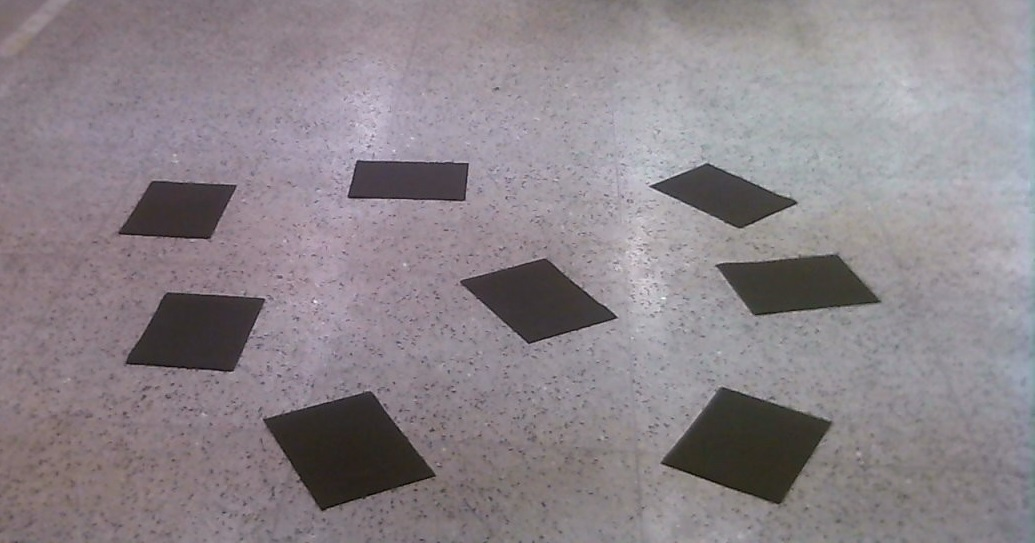
#> input picture 1.jpg, 1035 x 543 px; its folder holds only this picture in this run
$ python first.py   (Python 2 division)   (older library calls are emulated)
#> lines starting #> are read from the running program, lines starting #| are printed output that depends on the picture; after the words box and inside, x2 and y2 are one past the last pixel; in counts of white or black regions, pixels touching at a corner belong together
import cv2
import numpy as np
import copy
import glob
import math
import time
from time import sleep
import Queue as Q

class pixel(object):
    # [4 lines left out: function __init__, not called in this run]

    def __cmp__(self, other): # comparable which will return self.penalty<other.penalty
        return cmp(self.penalty, other.penalty)

images = glob.glob('*.jpg')

def penalty(ox, oy, nx, ny, penalty): #ox, oy:- old points  nx, ny :- new points
    return penalty + math.sqrt((ox-nx)*(ox-nx)+ (oy-ny)*(oy-ny))

def check_boundaries(ex, ey, nx, ny): #ex, ey :- end points of frame
    if nx > -1 and ny > -1 and nx < ex and ny < ey:
        return True
    else:
        return False

def printx(x):
    #print x
    pass

def check_obstacles(arr, ansx, ansy):
    if arr[ansx][ansy][0] == 255:
        return True
    else:
        return False

def feasible(arr, x, y):
    ex, ey, ez = arr.shape
    x = int(x)
    y = int(y)

    if check_boundaries(ex, ey, x, y):
        return not check_obstacles(arr, x, y)
    else:
        return False

# [177 lines left out: functions dist, obstacle_force, goal_force, path_planning, draw, not called in this run]


def obstacle(j, angle, cx, cy, arr):
    i = j+1
    while True:
        x = int(cx + i*math.sin(angle))
        y = int(cy + i*math.cos(angle))
        if not feasible(arr, x, y):
            break
        i += 1
    return i-j

def path(arr, sx, sy, dx, dy):
    sol = []
    rd = math.pi/8  #robot direction
    #robot size
    rx = 10
    ry = 10
    rspeed = 10   #robot speed
    mrspeed = 10  #max robot speed
    #s = 10  #safety distance
    macc = 10  #max acceleration
    maxt = 10*math.pi/180  #maximum turn
    dt = 30  #distance threshold
    k = 3   #degree of calculating potentials
    apscaling = 300000  #scaling factor for attractive potential
    rpscaling = 300000  #scaling factor for repulsive potential
    minApotential =  0.5 #minimum attractive potential
    rdiagonal = math.sqrt((rx/2)**2 + (ry/2)**2)

    ##################################
    ##################################

    ex, ey, ez = arr.shape  #boundary values

    #current position
    cx = sx
    cy = sy
    ctheta = rd #current direction
    pathfound = False

    if sx <= -1 or sy <= -1 or sx >= ex or sy >= ey:
        print ('No solution exist as source is either on obstacle or outside boundary')
        return sol

    if dx <= -1 or dy <= -1 or dx >= ex or dy >= ey:
        print('No solution exist as goal is either on obstacle or outside boundary')
        return sol

    pi = math.pi
    while not pathfound:
        #calculate distance from obstacle at front
        i = rx/2+1
        while True:
            x = int(cx + i*math.sin(ctheta))
            y = int(cy + i*math.cos(ctheta))
            if not feasible(arr, x, y):
                break
            i += 1
        #df = i-rx/2
        df = obstacle(rx/2, ctheta, cx,cy, arr)

        #calculate distance from obstacle at left
        i = ry/2+1
        while True:
            x = int(cx + i*math.sin(ctheta-pi/2))
            y = int(cy + i*math.cos(ctheta-pi/2))
            if not feasible(arr, x, y):
                break
            i += 1
        #dl = i-ry/2
        dl = obstacle(ry/2, ctheta-pi/2, cx,cy, arr)

        #calculate distance from obstacle at right
        i = ry/2+1
        while True:
            x = int(cx + i*math.sin(ctheta+pi/2))
            y = int(cy + i*math.cos(ctheta+pi/2))
            if not feasible(arr, x, y):
                break
            i += 1
        #dr = i-ry/2
        dr = obstacle(ry/2, ctheta+pi/2, cx,cy, arr)
        #calculate distance from front-right-diagonal
        i = rdiagonal+1
        while True:
            x = int(cx + i*math.sin(ctheta+pi/4))
            y = int(cy + i*math.cos(ctheta+pi/4))
            if not feasible(arr, x, y):
                break
            i += 1
        #dfrd = i- rdiagonal
        dfrd = obstacle(rdiagonal, ctheta+pi/4, cx,cy, arr)
        #calculate distance from front-left-diagonal
        i = rdiagonal+1
        while True:
            x = int(cx + i*math.sin(ctheta-pi/4))
            y = int(cy + i*math.cos(ctheta-pi/4))
            if not feasible(arr, x, y):
                break
            i += 1
        #dfld = i- rdiagonal
        dfld = obstacle(rdiagonal, ctheta-pi/4, cx,cy, arr)
        #calculate angle and distance from goal
        gtheta = math.atan2(dx-cx, dy-cy)
        dg =  math.sqrt((cx-dx)*(cx-dx)+ (cy-dy)*(cy-dy))  #distance from goal

        if dg < dt:
            pathfound = True

        #calculate Potetials   :

        rPx = ((1.0/df)**k)*math.sin(ctheta) + ((1.0/dl)**k)*math.sin(ctheta-pi/2) + ((1.0/dr)**k)*math.sin(ctheta+pi/2) + ((1.0/dfld)**k)*math.sin(ctheta-pi/4) + ((1.0/dfrd)**k)*math.sin(ctheta+pi/4)
        rPy = ((1.0/df)**k)*math.cos(ctheta) + ((1.0/dl)**k)*math.cos(ctheta-pi/2) + ((1.0/dr)**k)*math.cos(ctheta+pi/2) + ((1.0/dfld)**k)*math.cos(ctheta-pi/4) + ((1.0/dfrd)**k)*math.cos(ctheta+pi/4)

        aPx = max(((1.0/dg)**k)*apscaling, minApotential)* math.sin(gtheta)
        aPy = max(((1.0/dg)**k)*apscaling, minApotential)* math.cos(gtheta)

        tPx = aPx-rPx*rpscaling
        tPy = aPy-rPy*rpscaling

        #calculate new direction
        ntheta = math.atan2(rspeed*math.sin(ctheta) + tPx, rspeed*math.cos(ctheta)+ tPy)-ctheta

        while ntheta > math.pi:
            ntheta -= 2*math.pi
        while ntheta < -math.pi:
            ntheta += 2*math.pi
        ntheta = min(maxt, ntheta)
        ntheta = max(-maxt, ntheta)

        ctheta += ntheta
        #print ctheta*180/pi

        #setting speed based on robot acceleration and speed
        speed = math.sqrt((rspeed*math.sin(ctheta)+tPx)**2+ (rspeed*math.cos(ctheta)+tPy)**2)
        speed = min(rspeed+macc, speed)
        rspeed = max(rspeed-macc, speed)
        rspeed = min(rspeed, mrspeed)
        rspeed = max(rspeed, 0)

        if rspeed == 0:
            print 'Robot can\'t move'
            return sol

        #calculatig new positions
        cx = cx + (rspeed*math.sin(ctheta))
        cy = cy + (rspeed*math.cos(ctheta))

        if not feasible(arr, cx, cy):
            sol.append((int(cx), int(cy)))
            print 'robot collides'
            return sol

        sol.append((int(cx), int(cy)))

    return sol

count = 0
def main():
    for im in images:

        img = cv2.imread(im)
#> img is the input picture: shape (543, 1035, 3); mean B, G, R 137.3, 131.9, 139.6

        cimg = cv2.cvtColor(img,cv2.COLOR_BGR2GRAY)
        img2 = cv2.medianBlur(cimg,13)

        ret,thresh1 = cv2.threshold(cimg,40,255,cv2.THRESH_BINARY)
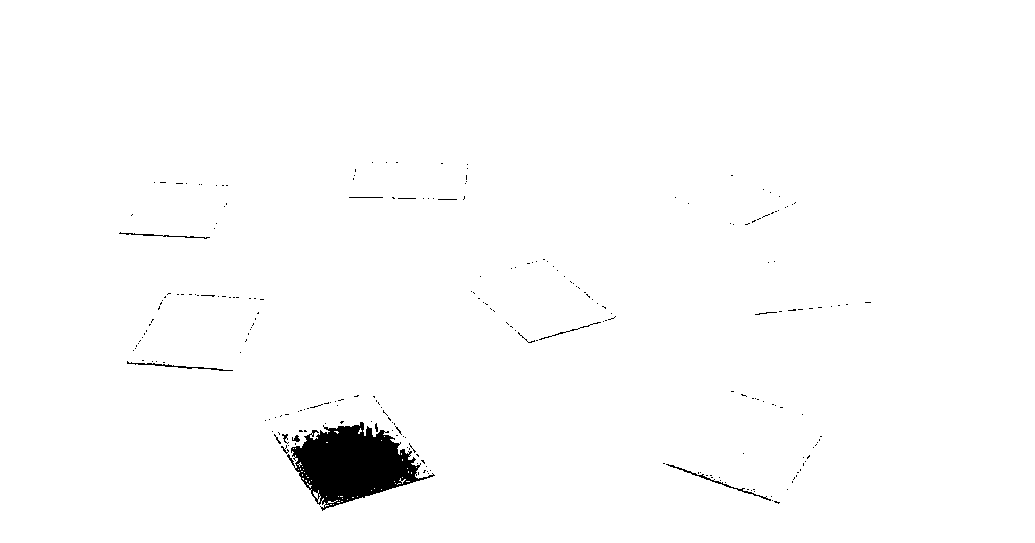
#> thresh1: shape (543, 1035); 98.5% white; 244 black regions (233 under 20 px)
        t2 = copy.copy(thresh1)

        x, y  = thresh1.shape
#> x = 543; y = 1035
        print x, y
#| 543 1035
        arr = np.zeros((x, y, 3), np.uint8)
        final_contours= []
        image, contours, hierarchy = cv2.findContours(t2,cv2.RETR_TREE,cv2.CHAIN_APPROX_SIMPLE)
#> contours = 377 contours, 355 with area under 20; largest, box (x1, y1, x2, y2) and area: (0, 0, 1035, 543) 560428, (290, 421, 436, 512) 7331, (665, 463, 772, 502) 312, (126, 360, 234, 372) 279, (162, 234, 211, 240) 106
        for i in range(len(contours)):
            cnt = contours[i]
            if cv2.contourArea(cnt) > 300 and cv2.contourArea(cnt) < 5000 :
                cv2.drawContours(img, [cnt],-1, [0, 255, 255])
                cv2.fillConvexPoly(arr, cnt, [255, 255, 255])
                final_contours.append(cnt)
#> this loop made 377 passes
#> cnt on passes 1, 2, 4: [[0, 0], [0, 542], [1034, 542], [1034, 0]], [[319, 506], [320, 505], [321, 506], [320, 507]], [[771, 500], [772, 499], [773, 500], [772, 501]]
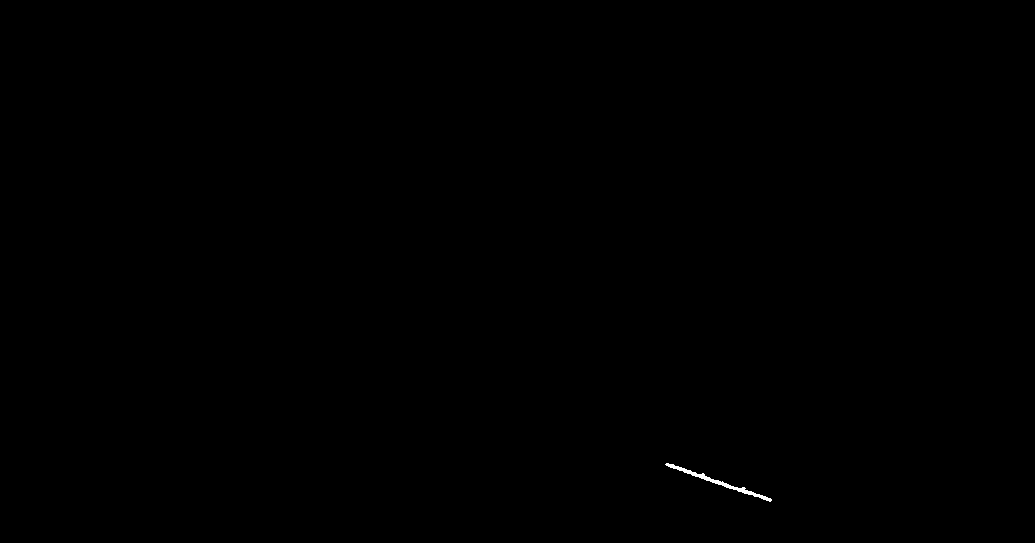
#> arr: shape (543, 1035, 3); 0.08% white; 1 white region
#> img: shape (543, 1035, 3); 0.04% of pixels changed, all inside (x1, y1, x2, y2) = (665, 463, 772, 502)
#> after the loop, final_contours = 1 contour; box (x1, y1, x2, y2) and area: (665, 463, 772, 502) 312
        print '1'
        arr1 = np.zeros((x, y, 3), np.uint8)
        for i in range(x):
            for j in range(y):
                if arr[i][j][0] ==255:
                    arr1[i][j] = [0, 0, 0]
                else:
                    arr1[i][j] = [255, 255, 255]
#> arr1: shape (543, 1035, 3); 99.9% white; 1 black region, box (x1, y1, x2, y2) and area: (665, 463, 772, 502) 423

        cv2.imwrite('count.bmp', arr1)

        sx = 30
        sy = 50
        dx = 100
        dy = 200

        cmax = 50
        start = time.clock()
        #sol = path_planning(arr, sx, sy, dx, dy)
        sol = path(arr, sx, sy, dx, dy)
#> the loop in path, `while not pathfound:` made 20 passes
        #sol = [(100, 100),(100, 103), (100, 106), (100, 109), (100, 112), (100, 115)]
        if len(sol) == 0:
            print 'No solution exist '
            continue
        print '2'
        for i in sol:
        #    print arr[i[0],  i[1]]
            print i[0], i[1]
            arr[i[0], i[1]] = (255, 255, 0)
            img[i[0], i[1]] = (255, 0, 255)
#> this loop made 20 passes
#> i on passes 1 to 12: (35, 58), (42, 65), (49, 72), (57, 78), (65, 85), (72, 91), (80, 98), (87, 105), (94, 112), (101, 119), (107, 127), (113, 135)
#| 35 58
#| 42 65
#| 49 72
#| 57 78
#| 65 85
#| 72 91
#| 80 98
#| 87 105
#> (further printed lines are left out)
#> arr: shape (543, 1035, 3); under 0.01% of pixels changed, all inside (x1, y1, x2, y2) = (58, 35, 210, 131)
#> img: shape (543, 1035, 3); mean B, G, R 137.3, 131.9, 139.6

        print 'time: ',  time.clock()-start
        arr[sx][sy] = (0, 255, 255)
#> arr: shape (543, 1035, 3); mean B, G, R 0.2, 0.2, 0.2
        arr[dx][dy] = (0, 255, 255)
#> arr: shape (543, 1035, 3); mean B, G, R 0.2, 0.2, 0.2
       # [5 lines of commented-out code are left out]
        cv2.imshow('image', img)
        cv2.imshow('arr', arr)
        cv2.waitKey(0)
        cv2.destroyAllWindows()
main()

$ run again, on sample.jpg
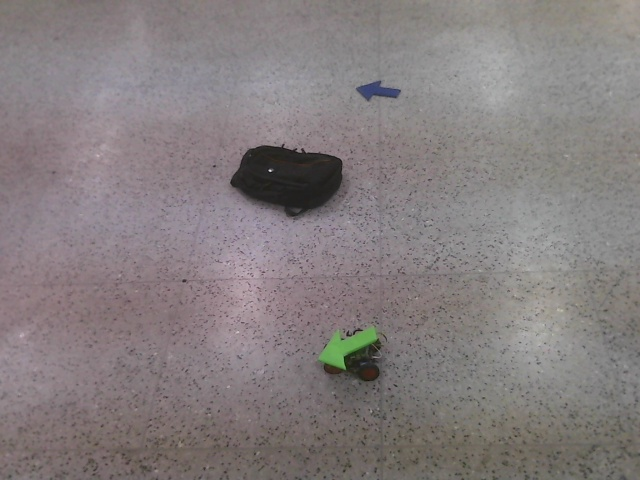
#> input picture sample.jpg, 640 x 480 px
#> in main, img is the input picture: shape (480, 640, 3); mean B, G, R 126.7, 125.8, 133
#> in main, `ret,thresh1 = cv2.threshold(cimg,40,255,cv2.THRESH_BINARY)`:
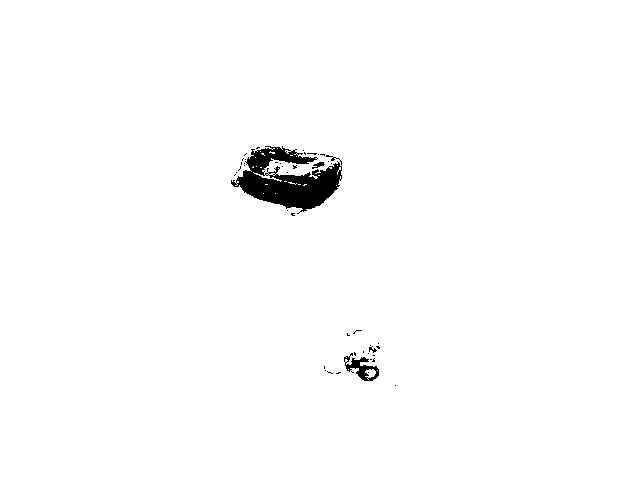
#> thresh1: shape (480, 640); 98.6% white; 47 black regions (42 under 20 px)
#| 480 640
#> contours = 109 contours, 100 with area under 20; largest, box (x1, y1, x2, y2) and area: (0, 0, 640, 480) 306081, (230, 145, 343, 213) 4087, (344, 356, 380, 382) 485, (311, 161, 326, 170) 63, (365, 369, 376, 380) 52
#> the loop in main, `for i in range(len(contours)):` made 109 passes
#> cnt on passes 1, 2, 7, 8, 9, 13, 15, 17: [[0, 0], [0, 479], [639, 479], [639, 0]], [[394, 385], [395, 384], [396, 385], [395, 386]], [[350, 371], [351, 370], [352, 371], [351, 372]], [[326, 371], [327, 370], [328, 371], [327, 372]], [[324, 370], [325, 369], [326, 370], [325, 371]], [[373, 358], [374, 357], [375, 358], [374, 359]], [[377, 370]], [[367, 372], [368, 371], [369, 372], [368, 373]]
#> after the loop in main, `for i in range(len(contours)):`:
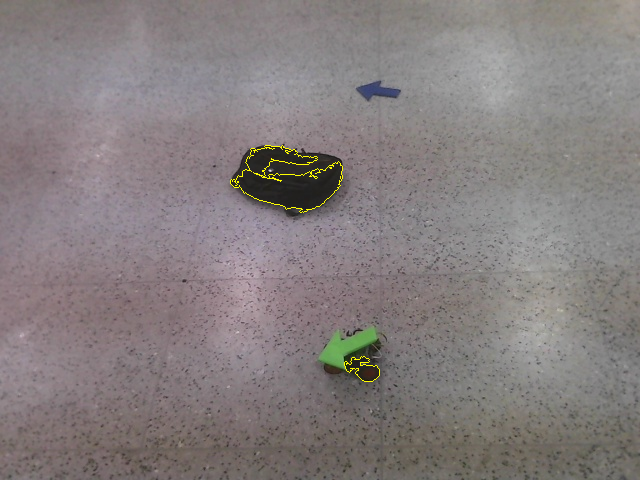
#> img: shape (480, 640, 3); 0.22% of pixels changed, all inside (x1, y1, x2, y2) = (230, 145, 380, 382)
#> after the loop in main, `for i in range(len(contours)):`: final_contours = 2 contours; box (x1, y1, x2, y2) and area: (230, 145, 343, 213) 4087, (344, 356, 380, 382) 485
#> the loop in path, `while not pathfound:` made 20 passes
#> the loop in main, `for i in sol:` made 20 passes
#> i on passes 1 to 8: (35, 58), (42, 65), (49, 72), (57, 78), (65, 85), (72, 91), (80, 98), (87, 105)
#> (printed output is left out)

$ run again, on 3.jpg
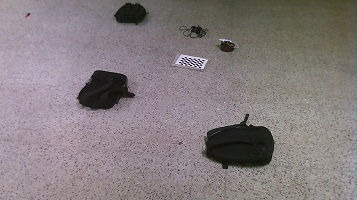
#> input picture 3.jpg, 357 x 200 px
#> in main, img is the input picture: shape (200, 357, 3); mean B, G, R 127.2, 125.3, 133.8
#> in main, `ret,thresh1 = cv2.threshold(cimg,40,255,cv2.THRESH_BINARY)`:
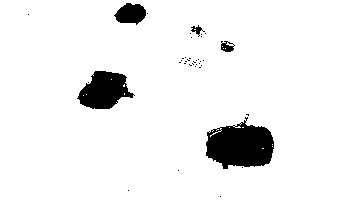
#> thresh1: shape (200, 357); 93.6% white; 38 black regions (33 under 20 px)
#| 200 357
#> contours = 70 contours, 64 with area under 20; largest, box (x1, y1, x2, y2) and area: (0, 0, 357, 200) 70844, (205, 119, 275, 170) 2558, (76, 70, 135, 110) 1497, (113, 2, 147, 26) 527, (220, 40, 235, 53) 112, (190, 24, 203, 36) 75
#> the loop in main, `for i in range(len(contours)):` made 70 passes
#> cnt on passes 1, 2, 3, 4, 5, 6, 8, 10: [[0, 0], [0, 199], [356, 199], [356, 0]], [[219, 196], [220, 195], [221, 196], [220, 197]], [[127, 190], [128, 189], [129, 190], [128, 191]], [[177, 170], [178, 169], [179, 170], [178, 171]], [[241, 167], [242, 166], [243, 167], [242, 168]], [[208, 131], [209, 130], [210, 131], [209, 132]], [[239, 123], [240, 122], [241, 123], [240, 124]], [[262, 148], [263, 148]]
#> after the loop in main, `for i in range(len(contours)):`:
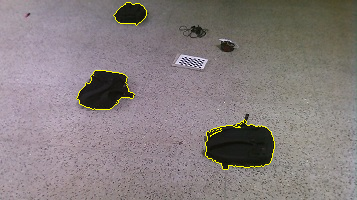
#> img: shape (200, 357, 3); 0.65% of pixels changed, all inside (x1, y1, x2, y2) = (76, 2, 275, 170)
#> after the loop in main, `for i in range(len(contours)):`: final_contours = 3 contours; box (x1, y1, x2, y2) and area: (205, 119, 275, 170) 2558, (76, 70, 135, 110) 1497, (113, 2, 147, 26) 527
#> the loop in path, `while not pathfound:` made 60 passes
#> the loop in main, `for i in sol:` made 60 passes
#> i on passes 1 to 8: (35, 58), (42, 65), (46, 69), (49, 70), (54, 72), (64, 73), (74, 73), (83, 70)
#> (printed output is left out)

$ run again, on 4.jpg
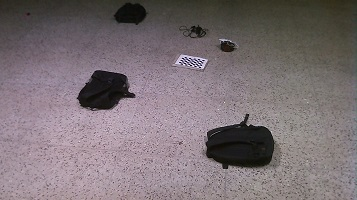
#> input picture 4.jpg, 357 x 200 px
#> in main, img is the input picture: shape (200, 357, 3); mean B, G, R 116.4, 112.5, 123.1
#> in main, `ret,thresh1 = cv2.threshold(cimg,40,255,cv2.THRESH_BINARY)`:
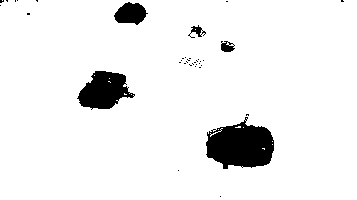
#> thresh1: shape (200, 357); 93.5% white; 37 black regions (32 under 20 px)
#| 200 357
#> contours = 69 contours, 63 with area under 20; largest, box (x1, y1, x2, y2) and area: (0, 0, 357, 200) 70816, (205, 119, 275, 170) 2570, (76, 70, 136, 110) 1506, (113, 1, 149, 26) 568, (220, 40, 236, 53) 115, (190, 24, 203, 38) 92
#> the loop in main, `for i in range(len(contours)):` made 69 passes
#> cnt on passes 2, 3, 4, 7, 8, 9, 10, 12: [[219, 196], [220, 195], [221, 196], [220, 197]], [[177, 170], [178, 169], [179, 170], [178, 171]], [[241, 167], [242, 166], [243, 167], [242, 168]], [[262, 148], [263, 148], [264, 149], [264, 148]], [[272, 144]], [[272, 141]], [[218, 129]], [[243, 127]]
#> after the loop in main, `for i in range(len(contours)):`:
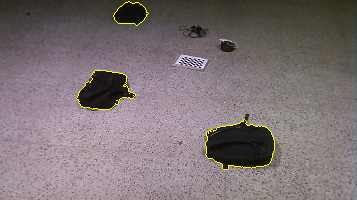
#> img: shape (200, 357, 3); 0.62% of pixels changed, all inside (x1, y1, x2, y2) = (76, 1, 275, 170)
#> after the loop in main, `for i in range(len(contours)):`: final_contours = 3 contours; box (x1, y1, x2, y2) and area: (205, 119, 275, 170) 2570, (76, 70, 136, 110) 1506, (113, 1, 149, 26) 568
#> the loop in path, `while not pathfound:` made 62 passes
#> the loop in main, `for i in sol:` made 62 passes
#> i on passes 1 to 8: (35, 58), (42, 65), (46, 69), (49, 70), (54, 72), (64, 73), (74, 73), (84, 71)
#> (printed output is left out)
